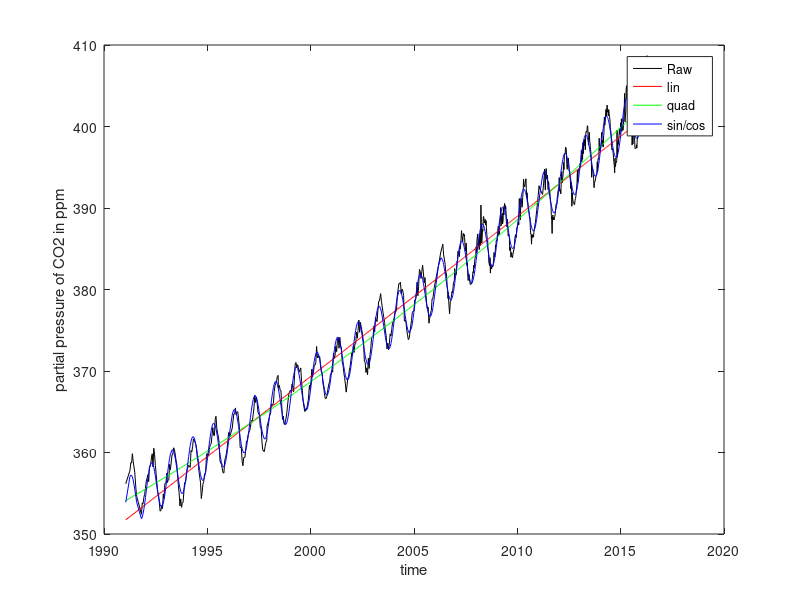

MATLAB code to generate this figure:
%% week7_lab

close all
clear all
clc

load MLO_CO2.mat;

X=year;
Y=pCO2;

% plot the raw data
figure(1);
p(1)=plot(X,Y,'k-');
xlabel('time');
ylabel('partial pressure of CO2 in ppm');

% linear regression
N = length(Y); % count the number of data points
Xp= X-mean(X); % Xp is anomaly in X

% set up E matrix
E(1:N,1)=1;   
E(1:N,2)=Xp;

% calculate regression coefficient
a=inv(E'*E)*E'*Y;

% Y estimate = E*a
Yest = E*a;
R2(1)=var(Yest)/var(Y);

figure(1);
hold on;
p(2)=plot(X,Yest,'r-');

% include X2 term
E(1:N,3)=Xp.^2;

% re-calculate regression coefficient
a=inv(E'*E)*E'*Y;

% Y estimate = E*a
Yest = E*a;
R2(2)=var(Yest)/var(Y);

figure(1);
hold on;
p(3)=plot(X,Yest,'g-');

% include sin and cos terms
E(1:N,4)=sin(2*pi*Xp);
E(1:N,5)=cos(2*pi*Xp);

% re-calculate regression coefficient
a=inv(E'*E)*E'*Y;

% Y estimate = E*a
Yest = E*a;
R2(3)=var(Yest)/var(Y);

figure(1);
hold on;
p(4)=plot(X,Yest,'b-');

legend(p,{'Raw' 'lin' 'quad' 'sin/cos'})

